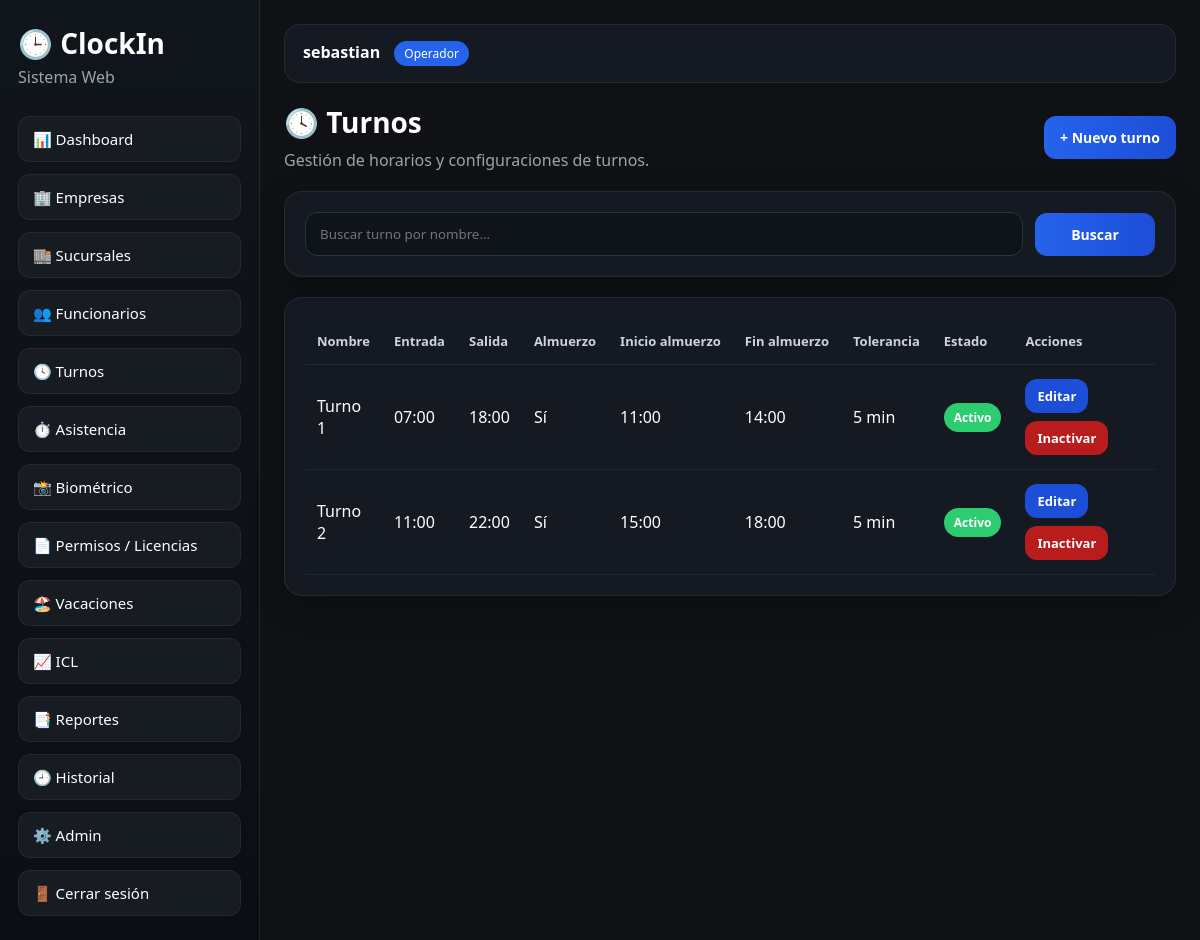
Page /turnos/ (signed in) on the committed database.
### usuarios/models.py (models this page shows, shortened)
class Usuario(AbstractUser):
    class Roles(models.TextChoices):
        ADMIN = "admin", "Administrador"
        RRHH = "rrhh", "RRHH"
        SUPERVISOR = "supervisor", "Supervisor"
        OPERADOR = "operador", "Operador"
        FUNCIONARIO = "funcionario", "Funcionario"
    rol = models.CharField(
        max_length=20,
        choices=Roles.choices,
        default=Roles.OPERADOR
    )
    telefono = models.CharField(max_length=30, blank=True, null=True)
    activo = models.BooleanField(default=True)

### core/models.py (models this page shows, shortened)
class Turno(models.Model):
    nombre = models.CharField(max_length=100, unique=True)
    hora_entrada = models.TimeField()
    hora_salida = models.TimeField()
    usa_almuerzo = models.BooleanField(default=False)
    hora_inicio_almuerzo = models.TimeField(null=True, blank=True)
    hora_fin_almuerzo = models.TimeField(null=True, blank=True)
    tolerancia_minutos = models.PositiveIntegerField(default=1)
    activo = models.BooleanField(default=True)
    creado_en = models.DateTimeField(auto_now_add=True)
    actualizado_en = models.DateTimeField(auto_now=True)
    class Meta:
        ordering = ["nombre"]

### core/views.py (the view)
# urls.py: path("turnos/", turnos_lista, name="turnos_lista"),
@login_required
def turnos_lista(request):
    q = request.GET.get("q", "").strip()
    turnos = Turno.objects.all()
    if q:
        turnos = turnos.filter(nombre__icontains=q)
    context = {
        "turnos": turnos.order_by("nombre"),
        "q": q,
    }
    return render(request, "core/turnos_lista.html", context)

### templates/core/turnos_lista.html (shortened to what this page needs)
{% extends "base.html" %}
{% block content %}
<div class="page-header page-header-flex">
    <div>
        <h2>🕓 Turnos</h2>
        <p>Gestión de horarios y configuraciones de turnos.</p>
    </div>
    <a href="{% url 'turno_nuevo' %}" class="btn-primary btn-link">+ Nuevo turno</a>
</div>
<div class="card mb-20">
    <form method="get" class="search-bar">
        <input
            type="text"
            name="q"
            value="{{ q }}"
            placeholder="Buscar turno por nombre..."
            class="form-control"
        >
        <button type="submit" class="btn-primary btn-search">Buscar</button>
    </form>
</div>
<div class="card">
    <div class="table-wrap">
        <table class="table-dark">
            <thead>
                <tr>
                    <th>Nombre</th>
                    <th>Entrada</th>
                    <th>Salida</th>
                    <th>Almuerzo</th>
                    <th>Inicio almuerzo</th>
                    <th>Fin almuerzo</th>
                    <th>Tolerancia</th>
                    <th>Estado</th>
                    <th style="width: 180px;">Acciones</th>
                </tr>
            </thead>
            <tbody>
                {% for t in turnos %}
                    <tr>
                        <td>{{ t.nombre }}</td>
                        <td>{{ t.hora_entrada|time:"H:i" }}</td>
                        <td>{{ t.hora_salida|time:"H:i" }}</td>
                        <td>{% if t.usa_almuerzo %}Sí{% else %}No{% endif %}</td>
                        <td>{{ t.hora_inicio_almuerzo|time:"H:i"|default:"-" }}</td>
                        <td>{{ t.hora_fin_almuerzo|time:"H:i"|default:"-" }}</td>
                        <td>{{ t.tolerancia_minutos }} min</td>
                        <td>
                            {% if t.activo %}
                                <span class="badge-success">Activo</span>
                            {% else %}
                                <span class="badge-danger">Inactivo</span>
                            {% endif %}
                        </td>
                        <td>
                            <div class="actions-inline">
                                <a href="{% url 'turno_editar' t.pk %}" class="btn-table">Editar</a>
                                <a href="{% url 'turno_toggle_activo' t.pk %}" class="btn-table btn-table-danger">
                                    {% if t.activo %}Inactivar{% else %}Activar{% endif %}
                                </a>
                            </div>
                        </td>
                    </tr>
                {% empty %}
                    <tr>
                        <td colspan="9" class="empty-row">No hay turnos registrados todavía.</td>
                    </tr>
                {% endfor %}
            </tbody>
        </table>
    </div>
</div>
{% endblock %}

### templates/base.html (shortened to what this page needs)
<!DOCTYPE html>
<html lang="es">
<head>
    <link rel="stylesheet" href="/static/css/styles.css">
</head>
<body>
<div class="layout">
    <aside class="sidebar" id="sidebar">
        <div class="brand">
            <h1>🕒 ClockIn</h1>
            <p>Sistema Web</p>
        </div>
        {% if request.user.is_authenticated %}
        <nav class="menu">
            <a href="{% url 'dashboard' %}">📊 Dashboard</a>
            <a href="{% url 'empresas_lista' %}">🏢 Empresas</a>
            <a href="{% url 'sucursales_lista' %}">🏬 Sucursales</a>
            <a href="{% url 'funcionarios_lista' %}">👥 Funcionarios</a>
            <a href="{% url 'turnos_lista' %}">🕓 Turnos</a>
            <a href="{% url 'asistencia_marcar' %}">⏱️ Asistencia</a>
            <a href="{% url 'biometrico_inicio' %}">📸 Biométrico</a>
            <a href="{% url 'permisos_lista' %}">📄 Permisos / Licencias</a>
            <a href="{% url 'vacaciones_lista' %}">🏖️ Vacaciones</a>
            <a href="{% url 'icl_lista' %}">📈 ICL</a>
            <a href="{% url 'reportes' %}">📑 Reportes</a>
            <a href="{% url 'historial_lista' %}">🕘 Historial</a>
            <a href="/admin/">⚙️ Admin</a>
            <form method="post" action="{% url 'logout' %}">
                <button type="submit" class="logout-btn">🚪 Cerrar sesión</button>
            </form>
        </nav>
        {% endif %}
    </aside>
    <main class="content">
        <header class="topbar">
            {% if request.user.is_authenticated %}
                <div>
                    <strong>{{ request.user.get_full_name|default:request.user.username }}</strong>
                    <span class="role-badge">{{ request.user.get_rol_display }}</span>
                </div>
            {% endif %}
        </header>
        <section class="page">
            {% block content %}{% endblock %}
        </section>
    </main>
</div>
</body>
</html>

### static/css/styles.css (style rules this page uses)
* { box-sizing: border-box; margin: 0; padding: 0; font-family: "Segoe UI", Arial, sans-serif; }
body { background: #0f1115; color: #ffffff; }
.layout { display: flex; min-height: 100vh; }
.sidebar { width: 260px; background: linear-gradient(180deg, #11151c 0%, #0b0e13 100%); border-right: 1px solid rgba(255,255,255,0.08); padding: 24px 18px; }
.brand h1 { font-size: 28px; margin-bottom: 4px; }
.brand p { color: #9ca3af; margin-bottom: 28px; }
.menu { display: flex; flex-direction: column; gap: 12px; }
.menu a, .logout-btn { text-decoration: none; color: #ffffff; background: #171b22; padding: 12px 14px; border-radius: 12px; border: 1px solid rgba(255,255,255,0.06); transition: 0.2s ease; display: block; width: 100%; text-align: left; cursor: pointer; font-size: 15px; }
.content { flex: 1; padding: 24px; }
.topbar { background: #141922; border: 1px solid rgba(255,255,255,0.07); border-radius: 16px; padding: 16px 18px; margin-bottom: 20px; display: flex; justify-content: space-between; align-items: center; }
.role-badge { display: inline-block; margin-left: 10px; background: #2563eb; color: white; padding: 4px 10px; border-radius: 999px; font-size: 12px; }
.page-header { margin-bottom: 20px; }
.page-header-flex { display: flex; align-items: center; justify-content: space-between; gap: 14px; margin-bottom: 20px; }
.page-header h2 { font-size: 28px; margin-bottom: 8px; }
.page-header p { color: #9ca3af; }
.card { background: #141922; border: 1px solid rgba(255,255,255,0.07); border-radius: 18px; padding: 20px; box-shadow: 0 10px 30px rgba(0,0,0,0.25); }
.mb-20 { margin-bottom: 20px; }
.form-group input, .form-control, .form-field input, .form-field select, .form-field textarea { width: 100%; padding: 12px 14px; border-radius: 12px; border: 1px solid #2b3240; background: #0f131a; color: white; outline: none; }
.btn-primary, .btn-secondary, .btn-table, .btn-link { display: inline-block; padding: 12px 16px; border: none; border-radius: 12px; text-decoration: none; cursor: pointer; font-size: 14px; font-weight: 600; }
.btn-primary, .btn-link { background: linear-gradient(90deg, #2563eb, #1d4ed8); color: white; }
.btn-table { background: #1d4ed8; color: white; padding: 8px 12px; font-size: 13px; }
.btn-table-danger { background: #b91c1c; }
.btn-search { min-width: 120px; }
.search-bar { display: flex; gap: 12px; align-items: center; }
.table-wrap { overflow-x: auto; }
.table-dark { width: 100%; border-collapse: collapse; }
.table-dark thead th { text-align: left; font-size: 13px; color: #cbd5e1; padding: 14px 12px; border-bottom: 1px solid rgba(255,255,255,0.08); white-space: nowrap; }
.table-dark tbody td { padding: 14px 12px; border-bottom: 1px solid rgba(255,255,255,0.06); vertical-align: middle; }
.badge-success, .badge-danger { display: inline-block; padding: 6px 10px; border-radius: 999px; font-size: 12px; font-weight: 700; }
.badge-success { background: rgba(16,185,129,0.18); color: #bbf7d0; }
.actions-inline { display: flex; gap: 8px; flex-wrap: wrap; }
.sidebar { transition: all 0.3s ease; }
.badge-success { background: #2ecc71; color: white; }

### rows in the picture
Usuario: user.get_full_name "sebastian", user.rol "Operador"
Turno: nombre "Turno 1", hora_entrada "07:00", hora_salida "18:00", usa_almuerzo "Sí", hora_inicio_almuerzo "11:00", hora_fin_almuerzo "14:00", tolerancia_minutos "5", activo "Activo"
Turno: nombre "Turno 2", hora_entrada "11:00", hora_salida "22:00", usa_almuerzo "Sí", hora_inicio_almuerzo "15:00", hora_fin_almuerzo "18:00", tolerancia_minutos "5", activo "Activo"
